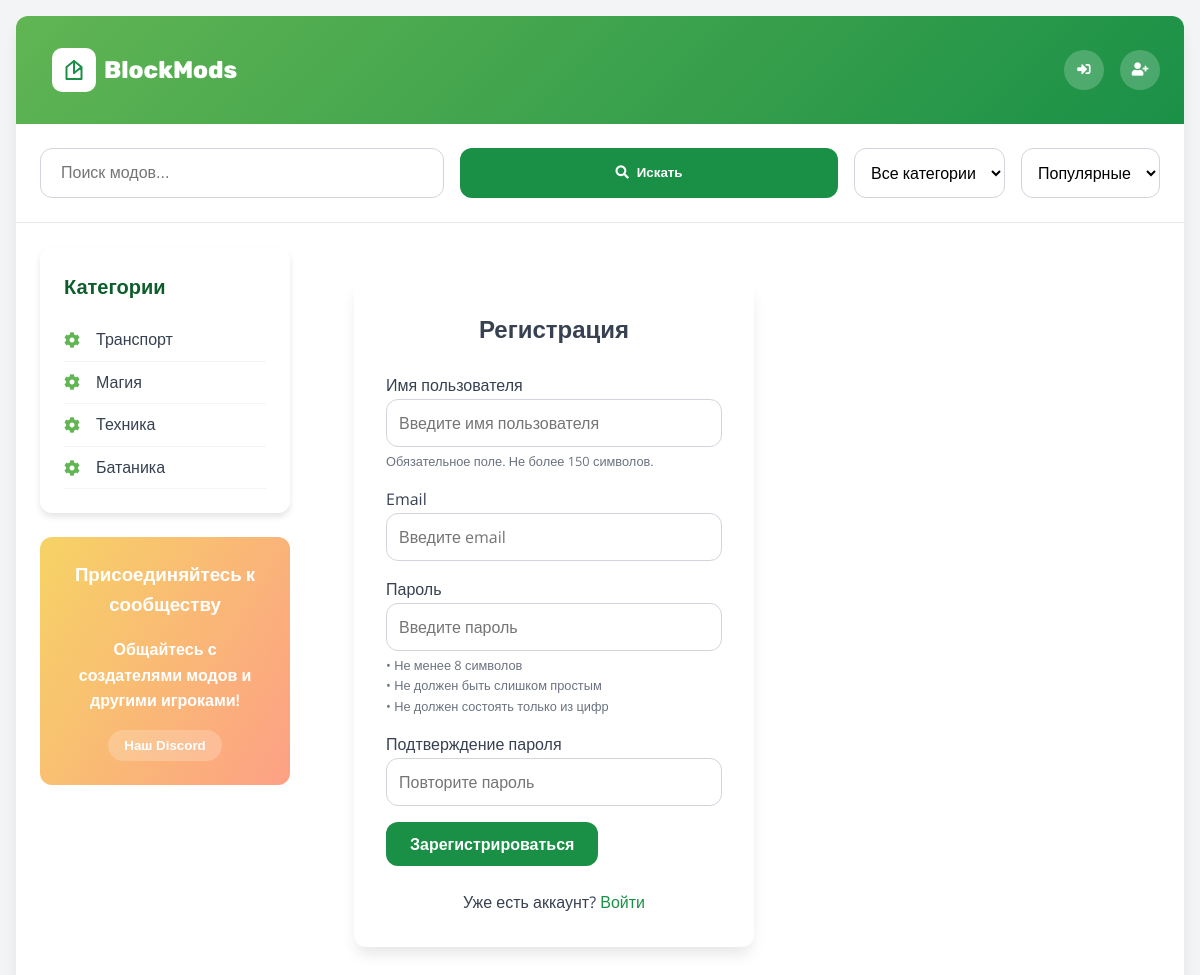
/register/, run on an earlier commit of the app's database.
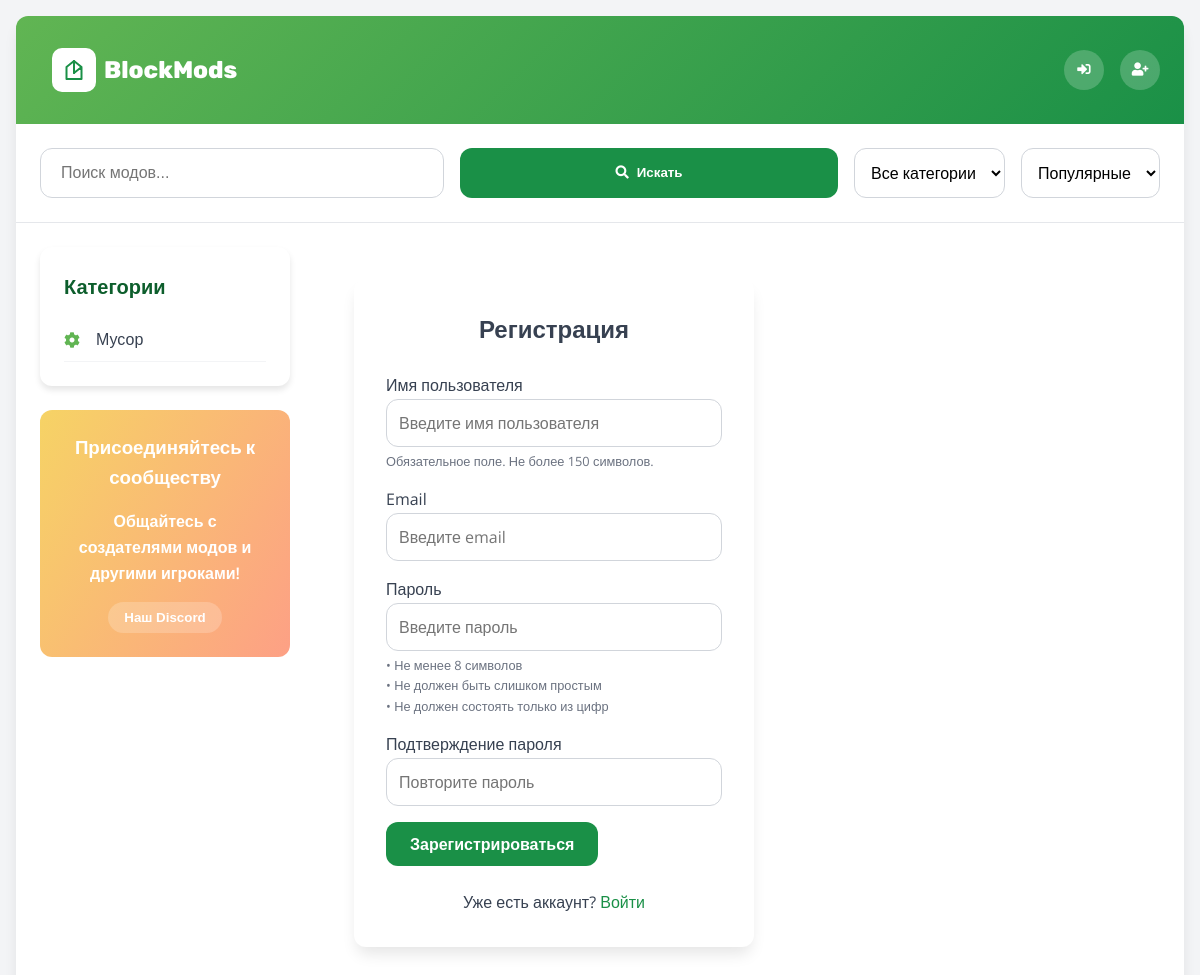
And on a later commit of the database.
### mscar_app/models.py (models this page shows, shortened)
class Category(models.Model):
    name = models.CharField(max_length=100)
    class Meta:
        verbose_name = 'Категория'
        verbose_name_plural = 'Категории'

### mscar_app/views.py (the view)
# urls.py: path('register/', views.register, name='register'),
def register(request):
    if request.method == 'POST':
        form = CustomUserCreationForm(request.POST)
        if form.is_valid():
            user = form.save()
            login(request, user)
            messages.success(request, 'Регистрация прошла успешно!')
            return redirect('mscar_app:mod_list')
    else:
        form = CustomUserCreationForm()
    return render(request, 'mscar_app/register.html', {'form': form})

### mscar_app/forms.py
class CustomUserCreationForm(UserCreationForm):
    email = forms.EmailField(required=True, widget=forms.EmailInput(attrs={
        'class': 'form-input',
        'placeholder': 'Email'
    }))
    class Meta:
        model = User
        fields = ['username', 'email', 'password1', 'password2']
        widgets = {
            'username': forms.TextInput(attrs={
                'class': 'form-input',
                'placeholder': 'Имя пользователя'
            }),
        }

### mscar_app/context_processors.py (called while the page is built)
def categories(request):
    return {
        'categories': Category.objects.all()
    }

### mscar_app/templates/mscar_app/register.html (shortened to what this page needs)
{% extends "mscar_app/base.html" %}
{% load static %}
{% block content %}
<div class="auth-container">
    <div class="auth-card">
        <h2>Регистрация</h2>
        <form method="post">
            <div class="form-group">
                <label for="id_username">Имя пользователя</label>
                <input type="text" name="username" class="form-input" required id="id_username"
                       placeholder="Введите имя пользователя" maxlength="150">
                <small class="help-text">Обязательное поле. Не более 150 символов.</small>
            </div>
            <div class="form-group">
                <label for="id_email">Email</label>
                <input type="email" name="email" class="form-input" required id="id_email"
                       placeholder="Введите email">
            </div>
            <div class="form-group">
                <label for="id_password1">Пароль</label>
                <input type="password" name="password1" class="form-input" required id="id_password1"
                       placeholder="Введите пароль">
                <small class="help-text">
                    • Не менее 8 символов<br>
                    • Не должен быть слишком простым<br>
                    • Не должен состоять только из цифр
                </small>
            </div>
            <div class="form-group">
                <label for="id_password2">Подтверждение пароля</label>
                <input type="password" name="password2" class="form-input" required id="id_password2"
                       placeholder="Повторите пароль">
            </div>
            <button type="submit" class="action-btn primary-btn large">Зарегистрироваться</button>
        </form>
        <p class="auth-link">
            Уже есть аккаунт? <a href="{% url 'mscar_app:login' %}">Войти</a>
        </p>
    </div>
</div>
{% endblock %}

### mscar_app/templates/mscar_app/base.html (shortened to what the changed rows need)
<!DOCTYPE html>
{% load static %}
<html lang="ru">
<head>
    <link rel="stylesheet" href="https://cdnjs.cloudflare.com/ajax/libs/font-awesome/5.15.4/css/all.min.css">
    <link rel="stylesheet" href="{% static 'css/style.css' %}">
</head>
<body class="{% if user.is_authenticated %}logged-in{% else %}logged-out{% endif %}">
    <div class="page-container">
        <div class="header">
            <div class="logo" onclick="location.href='{% url 'mscar_app:mod_list' %}'" style="cursor: pointer;">
                <h1 class="logo-text">BlockMods</h1>
            </div>
        </div>
        <div class="main-content">
            {% block sidebar %}
            <div class="sidebar">
                <div class="category-card">
                    <h2 class="category-title">Категории</h2>
                    <ul class="category-list">
                        {% for category in categories %}
                        <li class="category-item">
                            <div class="category-icon">
                                <i class="fas fa-cog"></i>
                            </div>
                            <a href="{% url 'mscar_app:mod_list' %}?category={{ category.id }}">{{ category.name }}</a>
                        </li>
                        {% endfor %}
                    </ul>
                </div>
            </div>
            {% endblock %}
            {% block content %}
            {% endblock %}
        </div>
    </div>
</body>
</html>

What changed in the data, as far as the page shows it:
removed Category: name "Магия"
removed Category: name "Техника"
removed Category: name "Батаника"
changed Category: name "Транспорт" → "Мусор"
